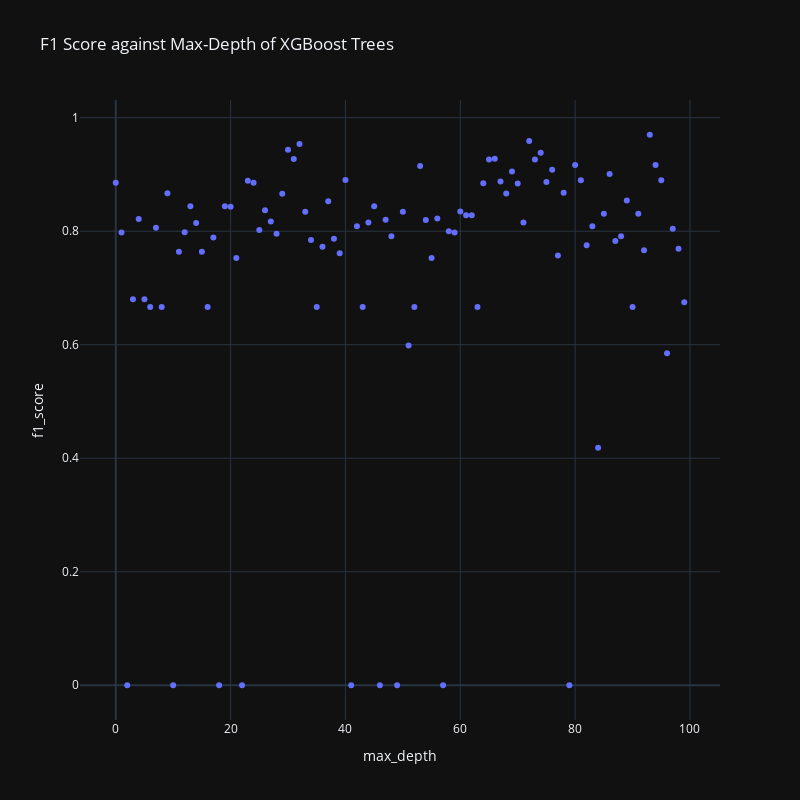

The code cell stored with this chart in its notebook:
### Markdown cell above
We can also plot how the F1 score varied with any of our hyperparameters:

### Code cell
import plotly.graph_objects as go

trials.trials[0]

fig = go.Figure(data=go.Scatter(
    x=[t['misc']['idxs']['max_depth'][0] for t in trials.trials],
    y=[-t['result']['loss'] for t in trials.trials],
    mode='markers'
))

fig.update_layout(
    xaxis=dict(title='max_depth'),
    yaxis=dict(title='f1_score'),
    autosize=False,
    width=800,
    height=800,
    template='plotly_dark',
    title='F1 Score against Max-Depth of XGBoost Trees'
)

fig.show()

### Figure 1 — Plotly figure (JSON) as saved in the notebook; plotly's stock layout.template omitted (floating-point values rounded to 4 significant figures)
{"data": [{"mode": "markers", "type": "scatter", "x": [0, 1, 2, 3, 4, 5, 6, 7, 8, 9, 10, 11, 12, 13, 14, 15, 16, 17, 18, 19, 20, 21, 22, 23, 24, 25, 26, 27, 28, 29, 30, 31, 32, 33, 34, 35, 36, 37, 38, 39, 40, 41, 42, 43, 44, 45, 46, 47, 48, 49, 50, 51, 52, 53, 54, 55, 56, 57, 58, 59, 60, 61, 62, 63, 64, 65, 66, 67, 68, 69, 70, 71, 72, 73, 74, 75, 76, 77, 78, 79, 80, 81, 82, 83, 84, 85, 86, 87, 88, 89, 90, 91, 92, 93, 94, 95, 96, 97, 98, 99], "y": [0.8854, 0.798, 0, 0.68, 0.8214, 0.68, 0.6667, 0.8063, 0.6667, 0.867, 0, 0.764, 0.7982, 0.8442, 0.8144, 0.764, 0.6667, 0.7889, 0, 0.8442, 0.8432, 0.7528, 0, 0.8889, 0.8854, 0.8022, 0.837, 0.8172, 0.7956, 0.866, 0.9436, 0.9271, 0.9538, 0.8342, 0.7845, 0.6667, 0.7727, 0.8526, 0.7869, 0.7614, 0.8901, 0, 0.8087, 0.6667, 0.8152, 0.8442, 0, 0.8203, 0.7912, 0, 0.8342, 0.5987, 0.6667, 0.9151, 0.8197, 0.7528, 0.8223, 0, 0.8, 0.7978, 0.835, 0.828, 0.828, 0.6667, 0.8846, 0.9263, 0.9278, 0.8877, 0.8663, 0.9053, 0.8842, 0.8152, 0.9592, 0.9263, 0.9381, 0.8866, 0.9082, 0.7571, 0.8677, 0, 0.9167, 0.89, 0.7753, 0.8087, 0.4186, 0.8306, 0.901, 0.7826, 0.7912, 0.8541, 0.6667, 0.8306, 0.7667, 0.97, 0.9167, 0.89, 0.585, 0.8043, 0.7692, 0.6747]}], "layout": {"autosize": false, "height": 800, "title": {"text": "F1 Score against Max-Depth of XGBoost Trees"}, "width": 800, "xaxis": {"title": {"text": "max_depth"}}, "yaxis": {"title": {"text": "f1_score"}}}}
